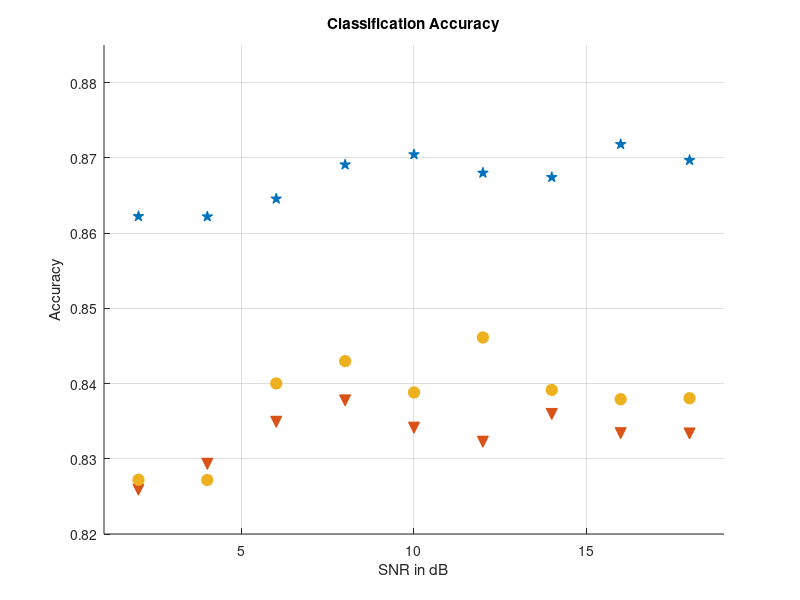

Reproduce this figure in MATLAB. (Note: this script raises an error after producing the figure.)
cnn = [0.1087953314,0.1089092283,0.1168677749,0.130844237,0.1552970503,0.2434804413,0.3925094869,0.5366744109,0.6487634274,0.7304274937,0.7984219903,0.8258899143,0.8293328919,0.8349114862,0.8377549328,0.8341283789,0.8322618352,0.8359552452,0.8334018584,0.833361232];
cldnn = [0.1077949145,0.1057183643,0.1219306388,0.1449287441,0.2083921894,0.3019057172,0.4081009734,0.5270494524,0.6631692897,0.7470243085,0.7915500127,0.8272083059,0.8271809303,0.8400164677,0.8429779473,0.8388149636,0.8461217333,0.8391520148,0.8379245128,0.8380482089];
%mtl = [0.1072947061,0.1105046603,0.1163614885,0.1319276606,0.172829248,0.2752423938,0.3973766705,0.5342681713,0.6714131068,0.7625314334,0.8332909137,0.8577785102,0.85482536,0.8600247015,0.8615486652,0.8590677044,0.858729231,0.8578278792,0.8623468465,0.8586374289];
mtl = [0.11204668611921634,0.10647409522210093,0.11653025061176273,0.1298441536794733,0.16643124221022018,0.24348044132397192,0.36850354726942747,0.5243942914039164,0.6851528020651179,0.7799664710813077,0.8394841774836684,0.8622280817402769,0.8621916901175302,0.8645533141210374,0.8690930193997679,0.870449409992468,0.867996994238958,0.8674181879364011,0.8718033056492065,0.8696853029795781];
snr = 0:2:18;
yval = 0.8:0.01:0.9;
figure;
hold on
grid on
title('Classification Accuracy');
xlabel('SNR in dB');
ylabel('Accuracy');
%scatter(snr,cnn,45,'oy','MarkerFaceColor', 'y')
%scatter(snr,cldnn,45,'dr','MarkerFaceColor', 'r')
%scatter(snr,mtl,45,'sg', 'MarkerFaceColor', 'g')
axis([1 19 0.82 0.885])

h = plot(snr,mtl(11:20),'p',snr,cnn(11:20),'v',snr,cldnn(11:20),'o','LineWidth',1);
set(h, {'MarkerFaceColor'}, get(h,'Color')); 
set(h,{'markers'},{8;8;8})  
%lgd = legend('MTL-CNN','CNN','CLDNN','Location','northwest');
%lgd.FontSize = 14;


ax = gca;
snr_ = 0:2:18;
ax.XTick = snr_;
ax.YTick = yval;